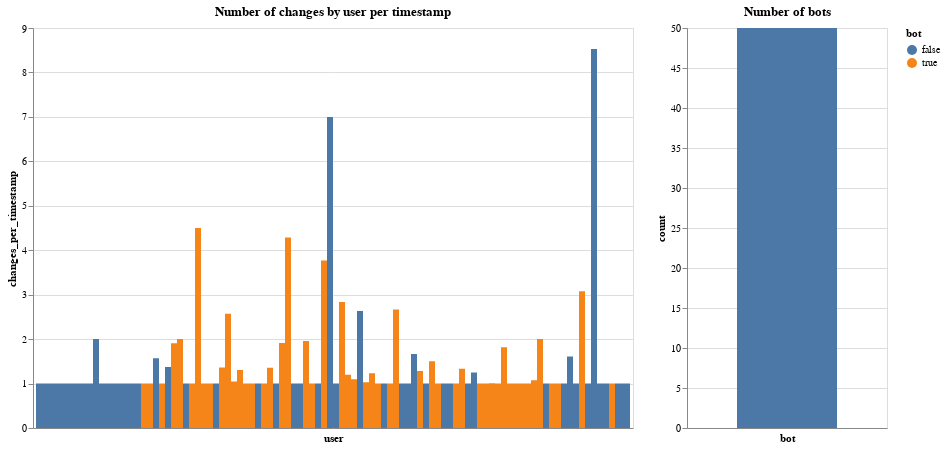

Notebook code cell kept with this figure:
### Markdown cell above
## Avg number of changes done by user per timestamp (balanced by bot/not bot)

### Code cell
from datetime import datetime

df['timestamp_parsed'] = df.timestamp.map(lambda x: datetime.fromtimestamp(x))

avg_changes_per_timestamp = df[['user', 'timestamp']].value_counts().groupby('user').mean().reset_index()
avg_changes_per_timestamp.columns = ['user', 'changes_per_timestamp']
avg_changes_per_timestamp['bot'] = avg_changes_per_timestamp.user.map(lambda x: gd_dict[x])

np.random.seed(42)
num = avg_changes_per_timestamp[avg_changes_per_timestamp.bot].shape[0]
bot_sample_df = avg_changes_per_timestamp[avg_changes_per_timestamp.bot].sample(num)
not_bot_sample_df = avg_changes_per_timestamp[~avg_changes_per_timestamp.bot].sample(num)

sample_df = pd.concat([bot_sample_df, not_bot_sample_df])

chart_counts = alt.Chart(sample_df).mark_area(
    interpolate='step'
).encode(
    x = alt.X('user', axis=alt.Axis(labels=False, ticks=False)),
    y = alt.Y('changes_per_timestamp:Q'),
    color = alt.Color('bot:N'),
    tooltip = [alt.Tooltip('user'), alt.Tooltip('changes_per_timestamp:Q')]
).properties(
    width = 600,
    height = 400,
    title = 'Number of changes by user per timestamp'
)

chart_bots = alt.Chart(sample_df).mark_area(
    interpolate='step'
).encode(
    x = alt.X('bot:N', axis=alt.Axis(labels=False, ticks=False)),
    y = alt.Y('count()', title='count'),
    tooltip = [
        alt.Tooltip('count()', title='No of users'), 
        alt.Tooltip('bot')
    ]
).properties(
    width = 200,
    height = 400,
    title = 'Number of bots'
)

chart_counts | chart_bots

### Figure 1 — Vega-Lite specification as saved in the notebook (floating-point values rounded to 4 significant figures)
{"config": {"view": {"continuousWidth": 400, "continuousHeight": 300}}, "hconcat": [{"mark": {"type": "area", "interpolate": "step"}, "encoding": {"color": {"type": "nominal", "field": "bot"}, "tooltip": [{"type": "nominal", "field": "user"}, {"type": "quantitative", "field": "changes_per_timestamp"}], "x": {"type": "nominal", "axis": {"labels": false, "ticks": false}, "field": "user"}, "y": {"type": "quantitative", "field": "changes_per_timestamp"}}, "height": 400, "title": "Number of changes by user per timestamp", "width": 600}, {"mark": {"type": "area", "interpolate": "step"}, "encoding": {"tooltip": [{"type": "quantitative", "aggregate": "count", "title": "No of users"}, {"type": "nominal", "field": "bot"}], "x": {"type": "nominal", "axis": {"labels": false, "ticks": false}, "field": "bot"}, "y": {"type": "quantitative", "aggregate": "count", "title": "count"}}, "height": 400, "title": "Number of bots", "width": 200}], "data": {"name": "data-ae354de0727fdea0f48b0293b3dde1f3"}, "$schema": "https://vega.github.io/schema/vega-lite/v4.8.1.json", "datasets": {"data-ae354de0727fdea0f48b0293b3dde1f3": [{"user": "Community Tech bot", "changes_per_timestamp": 1.0, "bot": true}, {"user": "QBA-bot", "changes_per_timestamp": 1.82, "bot": true}, {"user": "KrBot", "changes_per_timestamp": 1.283, "bot": true}, {"user": "SeitenBot2", "changes_per_timestamp": 2.0, "bot": true}, {"user": "DatBot", "changes_per_timestamp": 1.913, "bot": true}, {"user": "SteinsplitterBot", "changes_per_timestamp": 3.075, "bot": true}, {"user": "IncolaBot", "changes_per_timestamp": 1.231, "bot": true}, {"user": "InceptionBot", "changes_per_timestamp": 1.03, "bot": true}, {"user": "MajavahBot", "changes_per_timestamp": 1.0, "bot": true}, {"user": "DumbBOT", "changes_per_timestamp": 1.957, "bot": true}, {"user": "Citation bot", "changes_per_timestamp": 1.306, "bot": true}, {"user": "Antigng-bot", "changes_per_timestamp": 2.0, "bot": true}, {"user": "PamputtBot", "changes_per_timestamp": 1.007, "bot": true}, {"user": "Bawolff bot", "changes_per_timestamp": 1.0, "bot": true}, {"user": "AnomieBOT", "changes_per_timestamp": 1.91, "bot": true}, {"user": "BOT-Superzerocool", "changes_per_timestamp": 4.5, "bot": true}, {"user": "RottenBot", "changes_per_timestamp": 1.001, "bot": true}, {"user": "SeulojaBot", "changes_per_timestamp": 1.0, "bot": true}, {"user": "Shuaib-bot", "changes_per_timestamp": 1.0, "bot": true}, {"user": "DPL bot", "changes_per_timestamp": 1.0, "bot": true}, {"user": "BloqBot", "changes_per_timestamp": 1.364, "bot": true}, {"user": "DYKUpdateBot", "changes_per_timestamp": 1.357, "bot": true}, {"user": "HBC AIV helperbot5", "changes_per_timestamp": 1.095, "bot": true}, {"user": "MrBlueBot", "changes_per_timestamp": 1.333, "bot": true}, {"user": "MGA73bot", "changes_per_timestamp": 1.5, "bot": true}, {"user": "AeroBot", "changes_per_timestamp": 1.0, "bot": true}, {"user": "ST47ProxyBot", "changes_per_timestamp": 1.072, "bot": true}, {"user": "ItwikiBot", "changes_per_timestamp": 1.0, "bot": true}, {"user": "Mbchbot", "changes_per_timestamp": 1.0, "bot": true}, {"user": "ArnauBot", "changes_per_timestamp": 1.0, "bot": true}, {"user": "JackBot", "changes_per_timestamp": 2.667, "bot": true}, {"user": "BotMultichillT", "changes_per_timestamp": 1.049, "bot": true}, {"user": "PBot", "changes_per_timestamp": 1.0, "bot": true}, {"user": "AlaaBot", "changes_per_timestamp": 1.0, "bot": true}, {"user": "FACBot", "changes_per_timestamp": 3.769, "bot": true}, {"user": "Aleth Bot", "changes_per_timestamp": 1.0, "bot": true}, {"user": "ST47Bot", "changes_per_timestamp": 1.0, "bot": true}, {"user": "OrfanizzaBot", "changes_per_timestamp": 1.0, "bot": true}, {"user": "GhosterBot", "changes_per_timestamp": 1.2, "bot": true}, {"user": "RichBot", "changes_per_timestamp": 1.0, "bot": true}, {"user": "Bot1058", "changes_per_timestamp": 2.571, "bot": true}, {"user": "FuzzyBot", "changes_per_timestamp": 2.834, "bot": true}, {"user": "Dibоt", "changes_per_timestamp": 4.286, "bot": true}, {"user": "WugBot", "changes_per_timestamp": 1.0, "bot": true}, {"user": "EatchaBot", "changes_per_timestamp": 1.0, "bot": true}, {"user": "Babel AutoCreate", "changes_per_timestamp": 1.0, "bot": true}, {"user": "RussBot", "changes_per_timestamp": 1.0, "bot": true}, {"user": "Corribot", "changes_per_timestamp": 1.0, "bot": true}, {"user": "JCW-CleanerBot", "changes_per_timestamp": 1.0, "bot": true}, {"user": "PeriodiBOT", "changes_per_timestamp": 1.0, "bot": true}, {"user": "Djm-leighpark", "changes_per_timestamp": 1.0, "bot": false}, {"user": "Kellencking", "changes_per_timestamp": 1.667, "bot": false}, {"user": "2803:4600:1111:7BC:788E:372B:D86C:33A0", "changes_per_timestamp": 2.0, "bot": false}, {"user": "Marcus.linneberg", "changes_per_timestamp": 1.0, "bot": false}, {"user": "62.241.122.163", "changes_per_timestamp": 1.0, "bot": false}, {"user": "88.138.154.15", "changes_per_timestamp": 1.0, "bot": false}, {"user": "190.60.237.10", "changes_per_timestamp": 1.0, "bot": false}, {"user": "Stroopwafels", "changes_per_timestamp": 1.0, "bot": false}, {"user": "Eerie noise records", "changes_per_timestamp": 1.0, "bot": false}, {"user": "JCMLuis", "changes_per_timestamp": 1.0, "bot": false}, {"user": "Xcrivas", "changes_per_timestamp": 1.0, "bot": false}, {"user": "ABC paulista", "changes_per_timestamp": 1.0, "bot": false}, {"user": "Farzadshojaei1400", "changes_per_timestamp": 7.0, "bot": false}, {"user": "Aelita14", "changes_per_timestamp": 1.0, "bot": false}, {"user": "Leonmarcus", "changes_per_timestamp": 1.0, "bot": false}, {"user": "Bde1982", "changes_per_timestamp": 1.0, "bot": false}, {"user": "Huldra", "changes_per_timestamp": 2.633, "bot": false}, {"user": "2806:2F0:33E0:2F05:D107:315B:B443:FA86", "changes_per_timestamp": 1.0, "bot": false}, {"user": "Julo", "changes_per_timestamp": 1.0, "bot": false}, {"user": "Zetzecik", "changes_per_timestamp": 1.0, "bot": false}, {"user": "Crboyer", "changes_per_timestamp": 1.0, "bot": false}, {"user": "57 slimshady", "changes_per_timestamp": 1.0, "bot": false}, {"user": "Aristide Faubert", "changes_per_timestamp": 1.0, "bot": false}, {"user": "TheBlueSquareTWVM", "changes_per_timestamp": 1.0, "bot": false}, {"user": "Alejarhu", "changes_per_timestamp": 1.571, "bot": false}, {"user": "Soenke Rahn", "changes_per_timestamp": 1.0, "bot": false}, {"user": "131.0.198.164", "changes_per_timestamp": 1.0, "bot": false}, {"user": "124.248.141.101", "changes_per_timestamp": 1.0, "bot": false}, {"user": "Kaniivel", "changes_per_timestamp": 1.0, "bot": false}, {"user": "Srich32977", "changes_per_timestamp": 1.609, "bot": false}, {"user": "両さん坊", "changes_per_timestamp": 1.0, "bot": false}, {"user": "Tuckerlieberman", "changes_per_timestamp": 1.0, "bot": false}, {"user": "27.111.71.222", "changes_per_timestamp": 1.0, "bot": false}, {"user": "5.169.17.166", "changes_per_timestamp": 1.0, "bot": false}, {"user": "Maximajorian Viridio", "changes_per_timestamp": 1.0, "bot": false}, {"user": "Andy Summers 13", "changes_per_timestamp": 1.375, "bot": false}, {"user": "SethFlores", "changes_per_timestamp": 1.0, "bot": false}, {"user": "Fexedyte", "changes_per_timestamp": 1.0, "bot": false}, {"user": "119.24.224.228", "changes_per_timestamp": 1.0, "bot": false}, {"user": "Sturm", "changes_per_timestamp": 8.528, "bot": false}, {"user": "Starkfudgel", "changes_per_timestamp": 1.0, "bot": false}, {"user": "Mykhal", "changes_per_timestamp": 1.0, "bot": false}, {"user": "181.12.246.104", "changes_per_timestamp": 1.0, "bot": false}, {"user": "185.47.220.46", "changes_per_timestamp": 1.0, "bot": false}, {"user": "186.0.99.58", "changes_per_timestamp": 1.0, "bot": false}, {"user": "Nicholas Michael Halim", "changes_per_timestamp": 1.25, "bot": false}, {"user": "201.141.17.253", "changes_per_timestamp": 1.0, "bot": false}, {"user": "Daggsjay", "changes_per_timestamp": 1.0, "bot": false}, {"user": "184.144.99.96", "changes_per_timestamp": 1.0, "bot": false}, {"user": "Dom Ruben", "changes_per_timestamp": 1.0, "bot": false}]}}
